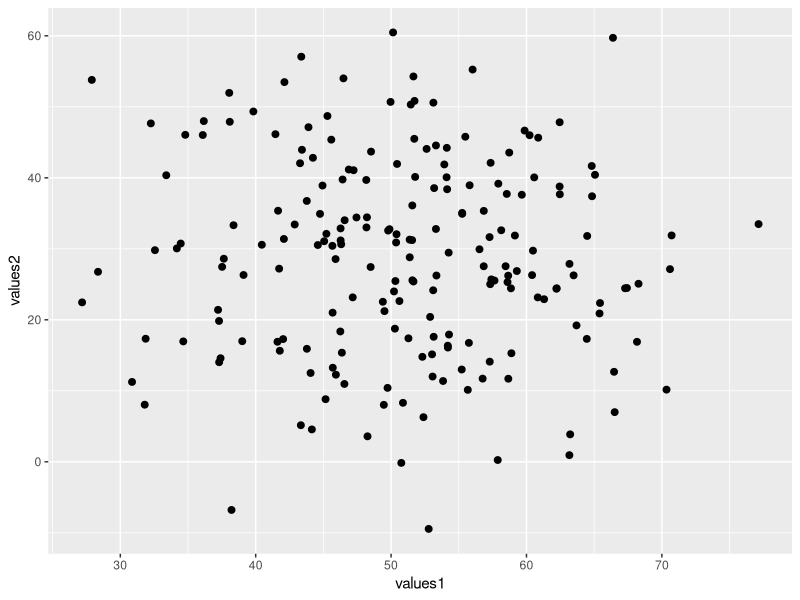
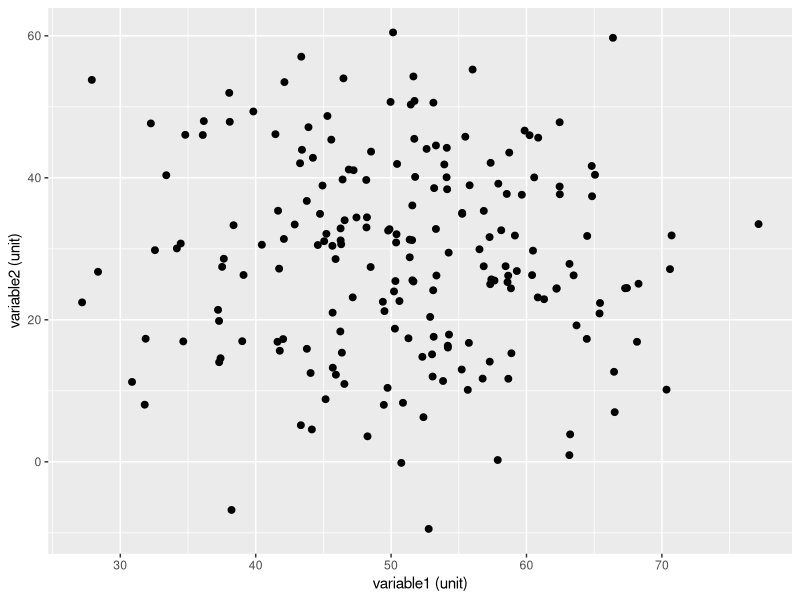
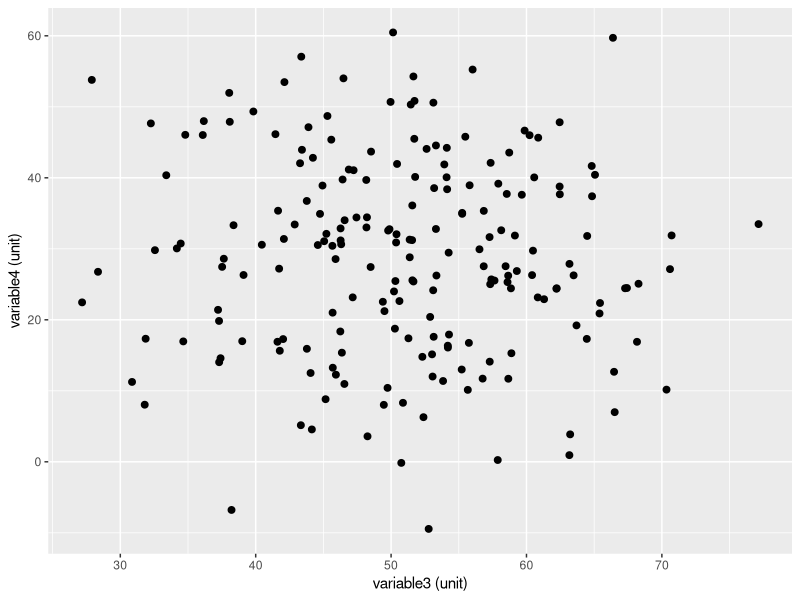
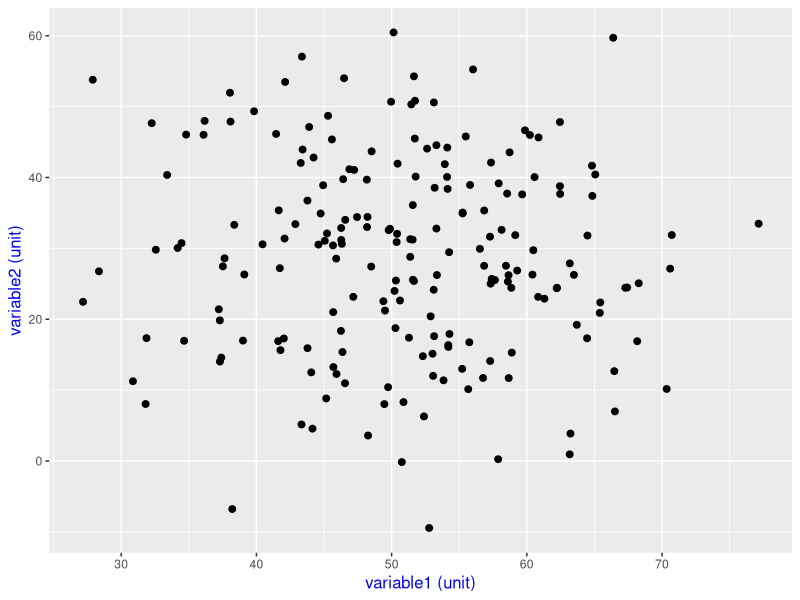
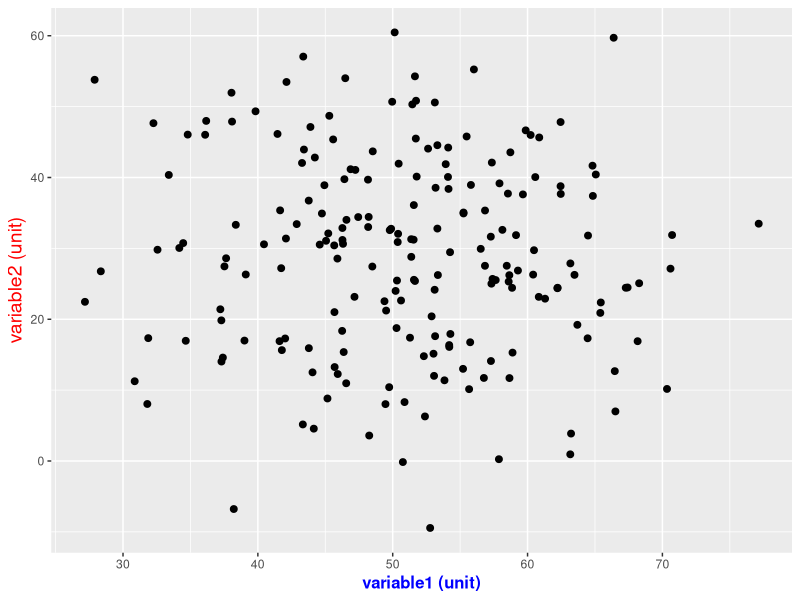

These charts were generated, in order, by the following R code:
## ---- chunk 1
knitr::opts_chunk$set(echo = TRUE, fig.align='center')

# title: axis titles
# author: jonathan
# revised: 15/3/2020 

WEB <- c("https://bioceed.uib.no/dropfolder/bioSTATS/Rmd/Visualizing/Essential/axis-title.html")
GIT <- c("https://github.com/jonathansoule/biostats/blob/master/Visualizing/Essential/axis-title.Rmd")
library(ggplot2)

# variable 1
values1 <- rnorm(200, mean=50, sd=10) 
# variable 2
values2 <- c(rnorm(100, mean=20, sd=10), rnorm(100, mean=40, sd=10))
# dataframe
df <- data.frame(values1, values2)
## ---- chunk 2
baseplot <- ggplot(df, aes(values1, values2)) +
  geom_point(size=2) 
baseplot
## ---- chunk 3
baseplot +
  xlab("variable1 (unit)") +
  ylab("variable2 (unit)")
## ---- chunk 4
baseplot +
  scale_x_continuous("variable3 (unit)") +
  scale_y_continuous("variable4 (unit)")
## ---- chunk 5
baseplot +
  xlab("variable1 (unit)") +
  ylab("variable2 (unit)") +
  theme(axis.title = element_text(color = "blue", size = 12))
## ---- chunk 6
baseplot +
  xlab("variable1 (unit)") +
  ylab("variable2 (unit)") +
  theme(axis.title.x = element_text(color = "blue", face ="bold", size = 12)) +
  theme(axis.title.y = element_text(color = "red", size = 14))
